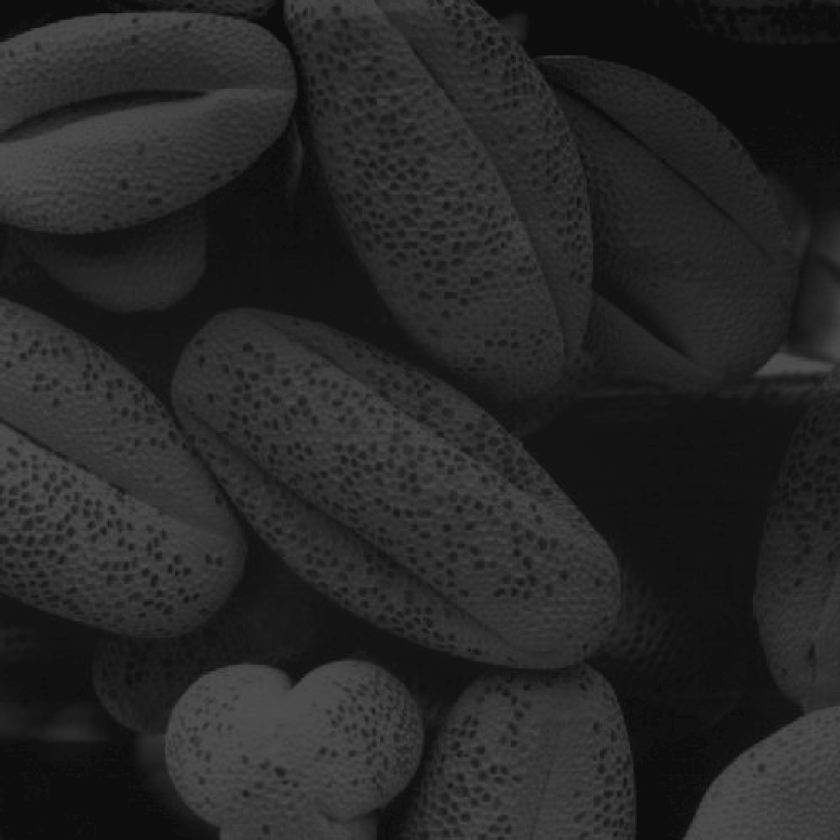
%> input picture chapter02/Fig0208(a).tif, 840 x 840 px, shrunk from 1021 x 1021 before the run
$ octave Example_2_5.m   (GNU Octave 9; MATLAB toolbox functions it lacks are replaced by stand-ins)
%> lines starting %> are read from the running program, lines starting %| are printed output that depends on the picture
f = imread('Fig0208(a).tif');
%> f is the input picture: size 840x840 uint8; min 9, max 84, mean 38.8
figure(1);
subplot(2, 2, 1);
imshow(f);

subplot(2, 2, 2);
imhist(f);
ylim('auto');

g = histeq(f, 256);
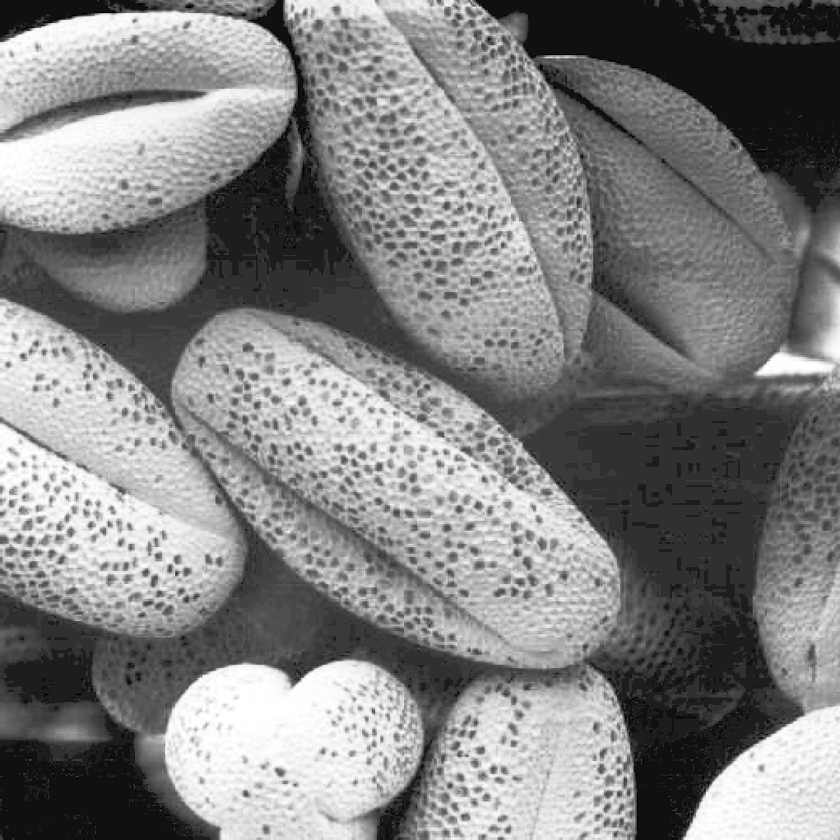
%> g: size 840x840 uint8; min 0, max 255, mean 130
subplot(2, 2, 3);
imshow(g);

subplot(2, 2, 4);
imhist(g);
ylim('auto');
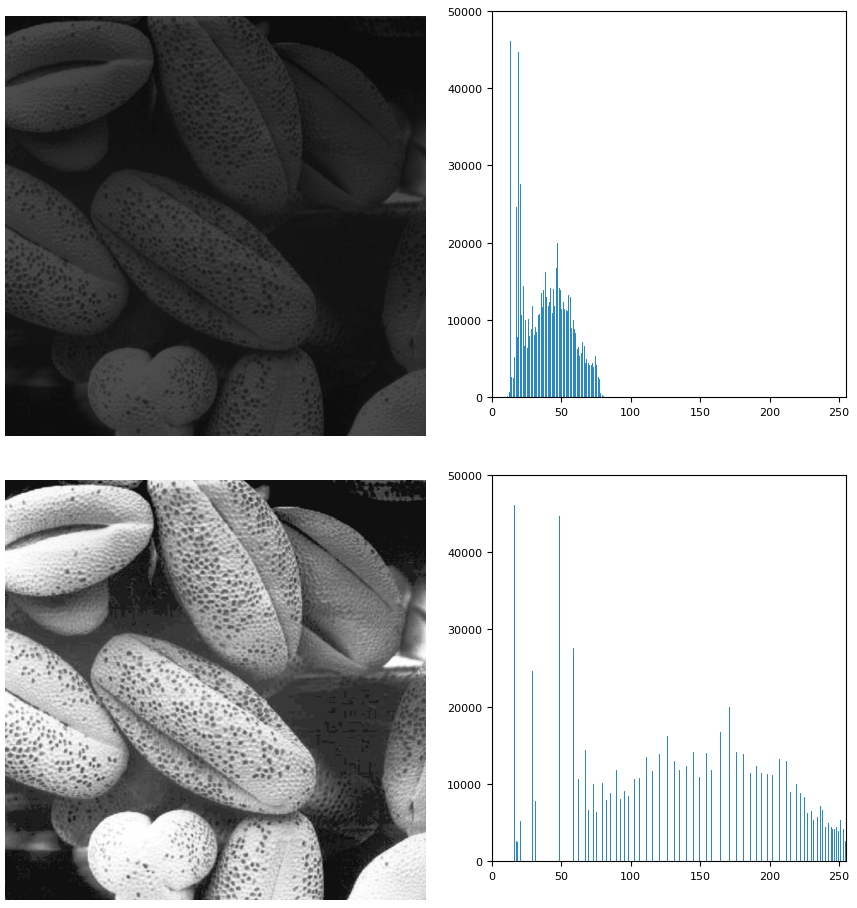
%> figure redrawn from the program's plot data, 4 panels

$ run again, with chapter02/Fig0203(a).tif copied over chapter02/Fig0208(a).tif
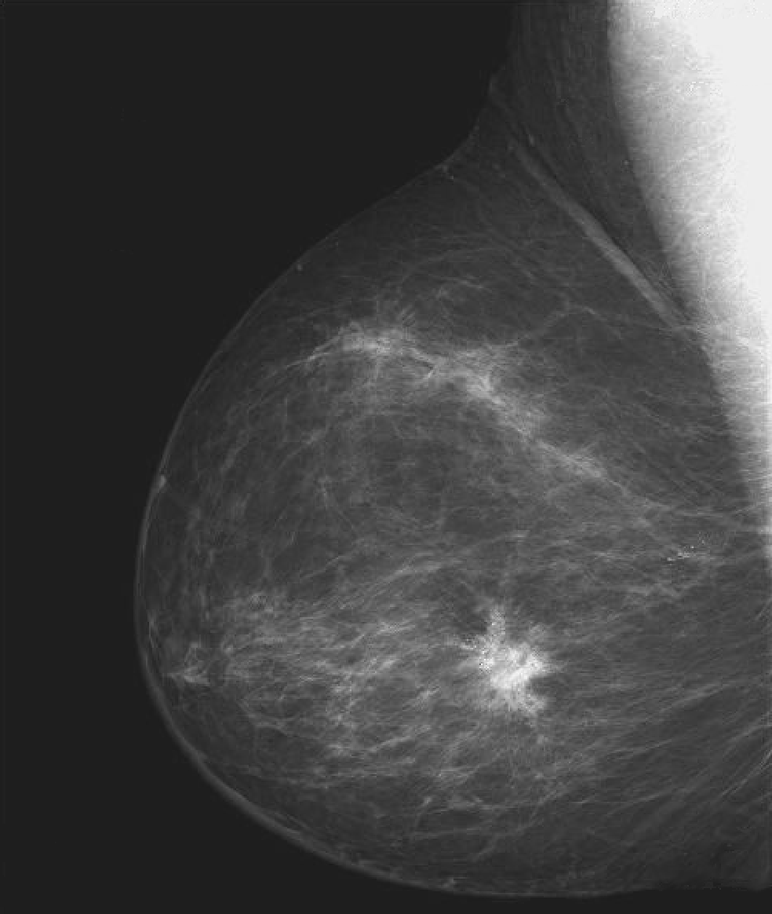
%> input picture chapter02/Fig0203(a).tif, 772 x 914 px, shrunk from 984 x 1164 before the run
%> f is the input picture: size 914x772 uint8; min 18, max 255, mean 66.6
%> `g = histeq(f, 256);`:
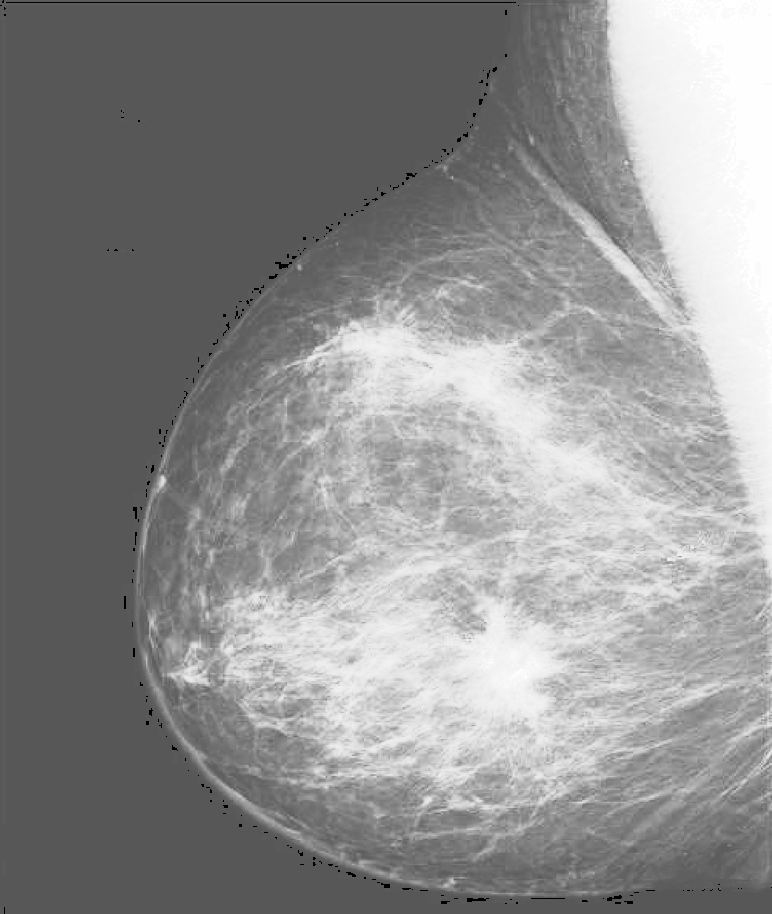
%> g: size 914x772 uint8; min 0, max 255, mean 142.5
%> `ylim('auto');`:
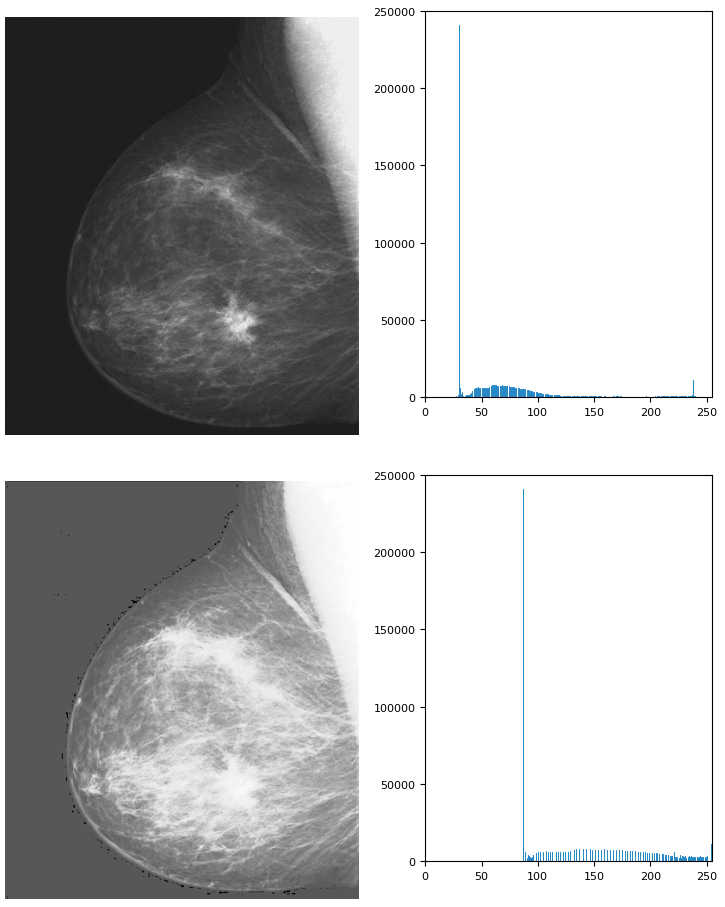
%> figure redrawn from the program's plot data, 4 panels

$ run again, with chapter02/Fig0205(a).tif copied over chapter02/Fig0208(a).tif
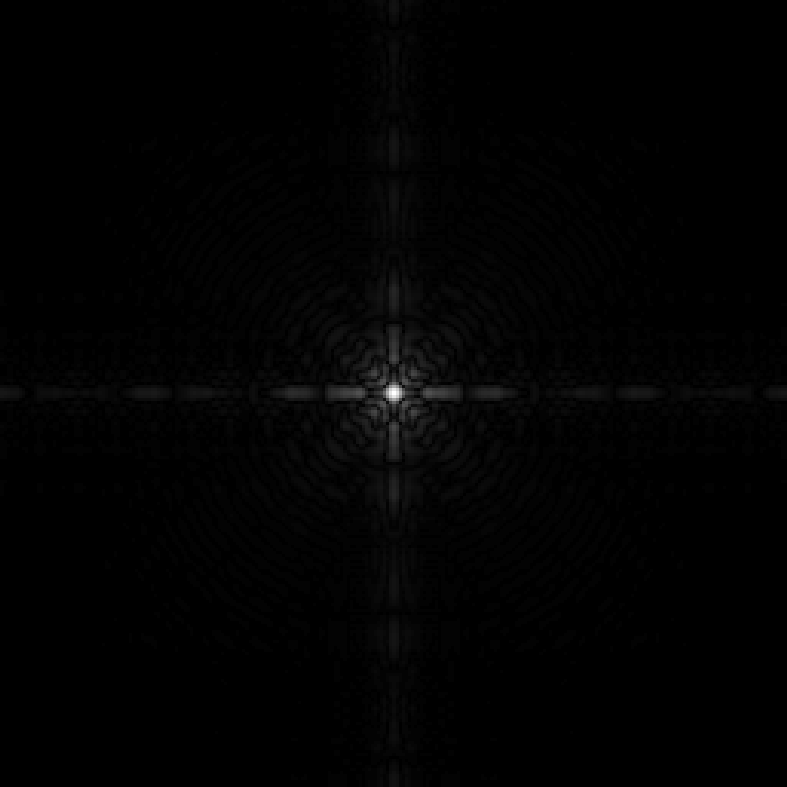
%> input picture chapter02/Fig0205(a).tif, 787 x 787 px
%> f is the input picture: size 787x787 uint8; min 0, max 255, mean 2.1
%> `g = histeq(f, 256);`:
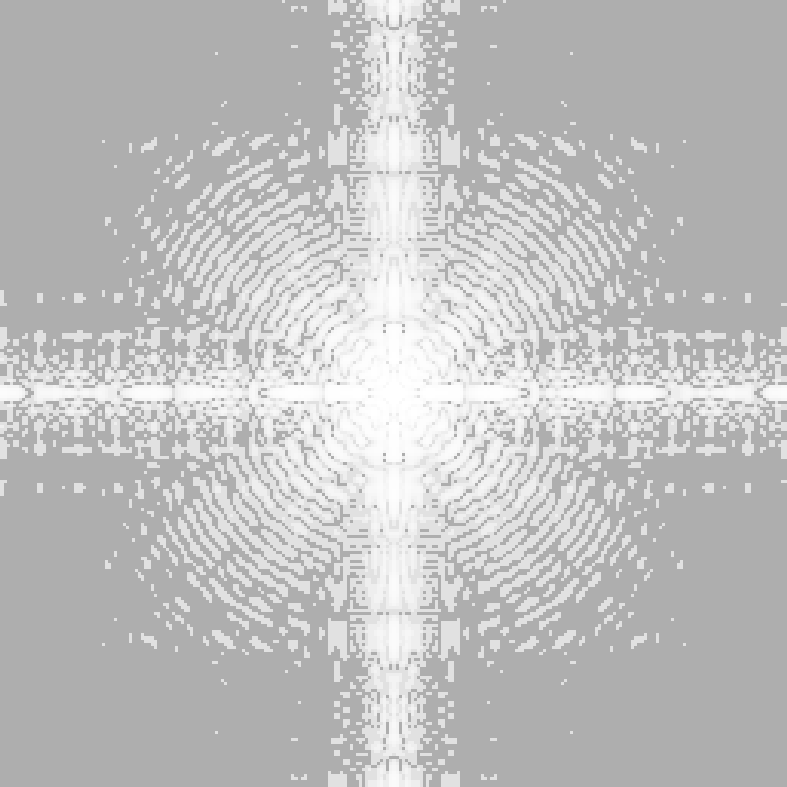
%> g: size 787x787 uint8; min 174, max 255, mean 192.4
%> `ylim('auto');`:
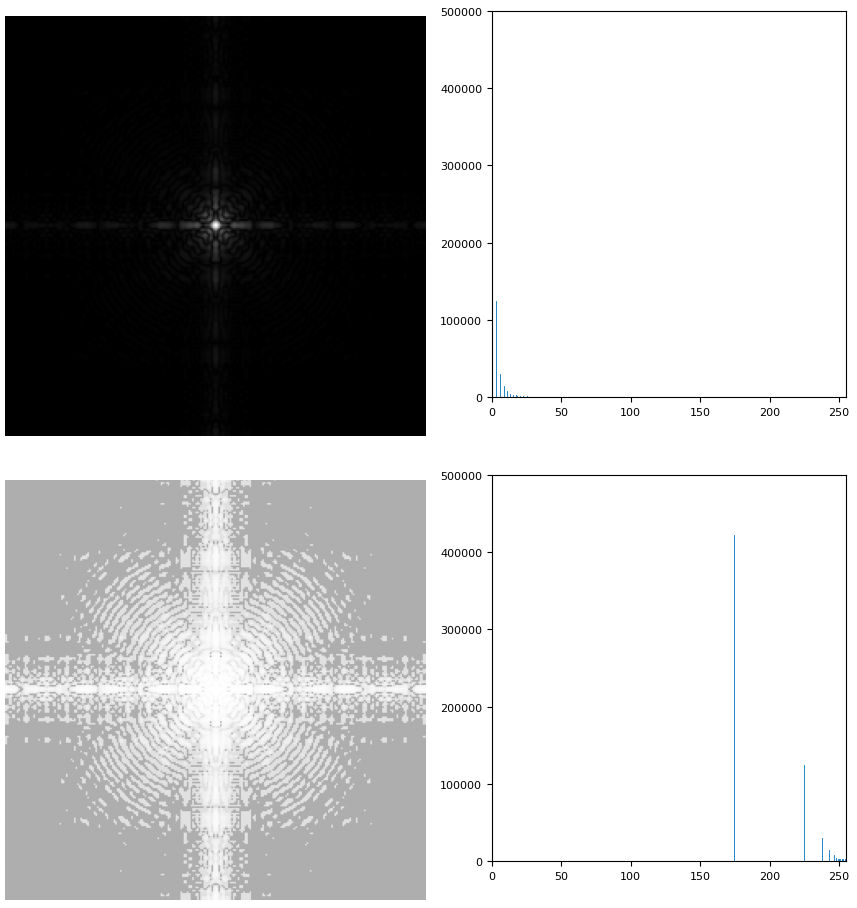
%> figure redrawn from the program's plot data, 4 panels

$ run again, with chapter02/Fig0206(a).tif copied over chapter02/Fig0208(a).tif
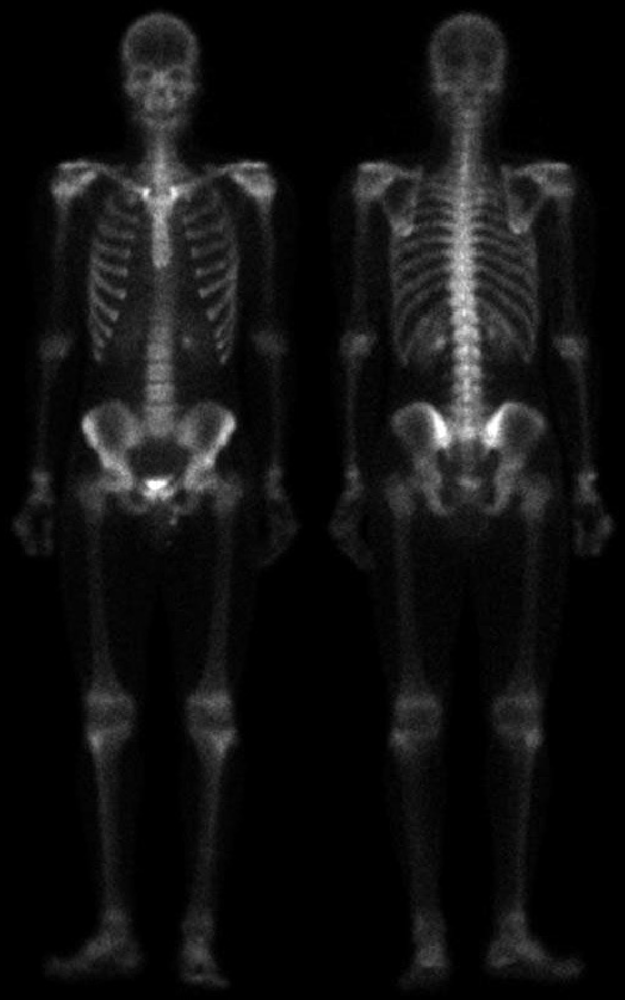
%> input picture chapter02/Fig0206(a).tif, 625 x 1000 px, shrunk from 1026 x 1641 before the run
%> f is the input picture: size 1000x625 uint8; min 0, max 255, mean 17.1
%> `g = histeq(f, 256);`:
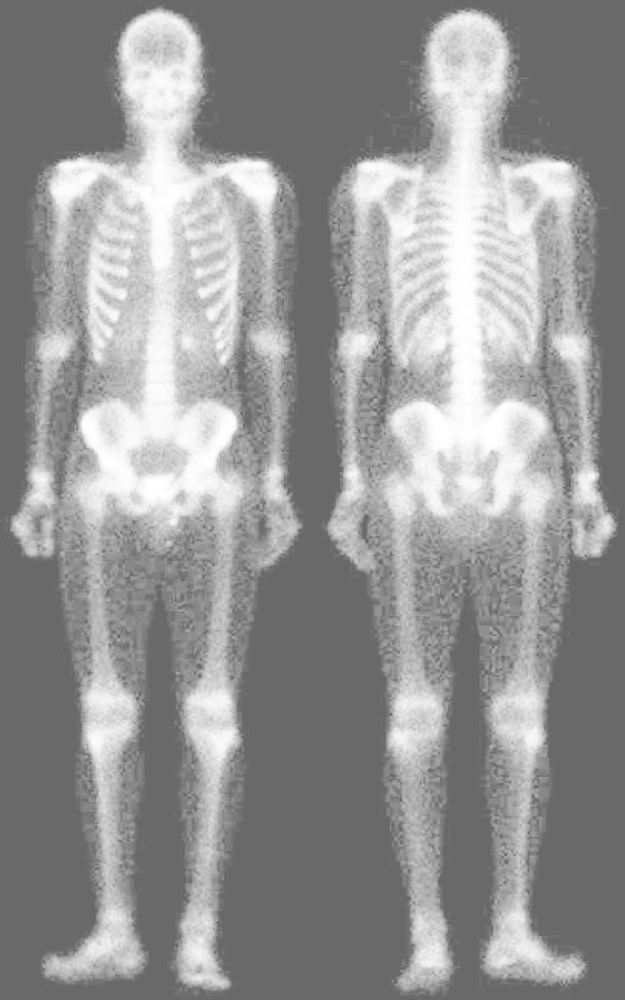
%> g: size 1000x625 uint8; min 105, max 255, mean 149.8
%> `ylim('auto');`:
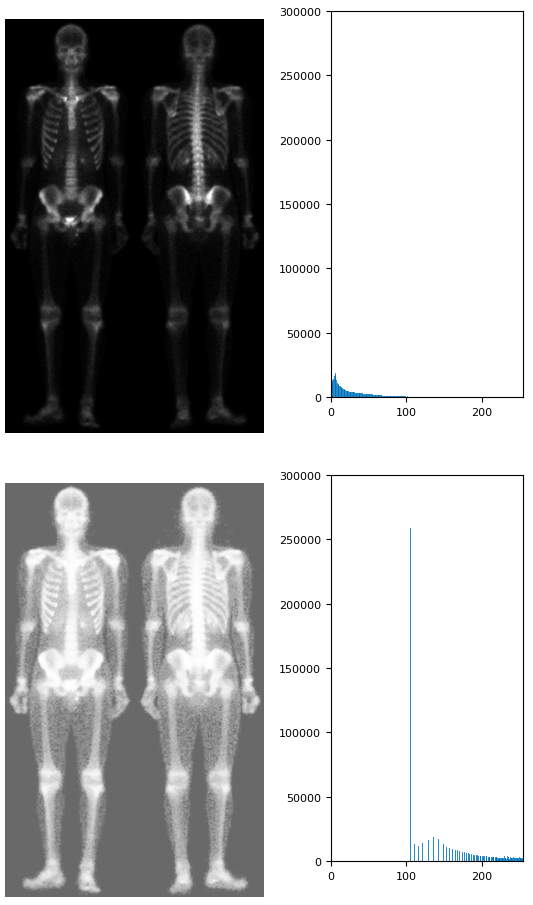
%> figure redrawn from the program's plot data, 4 panels
